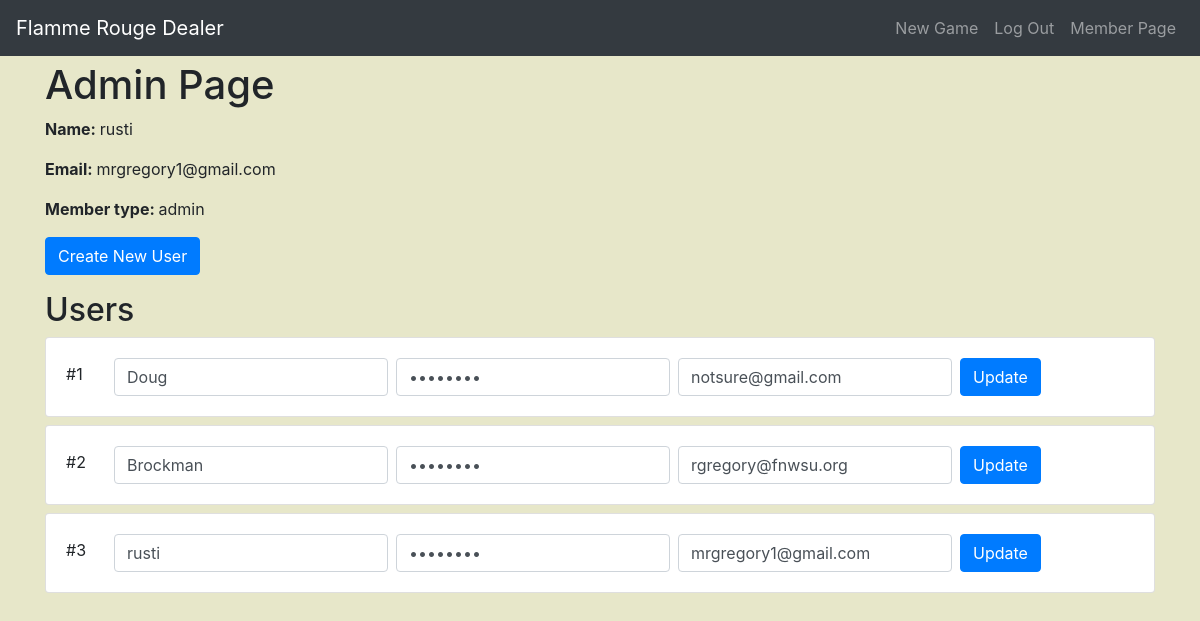
The app's page /admin/admin (signed in), older data.
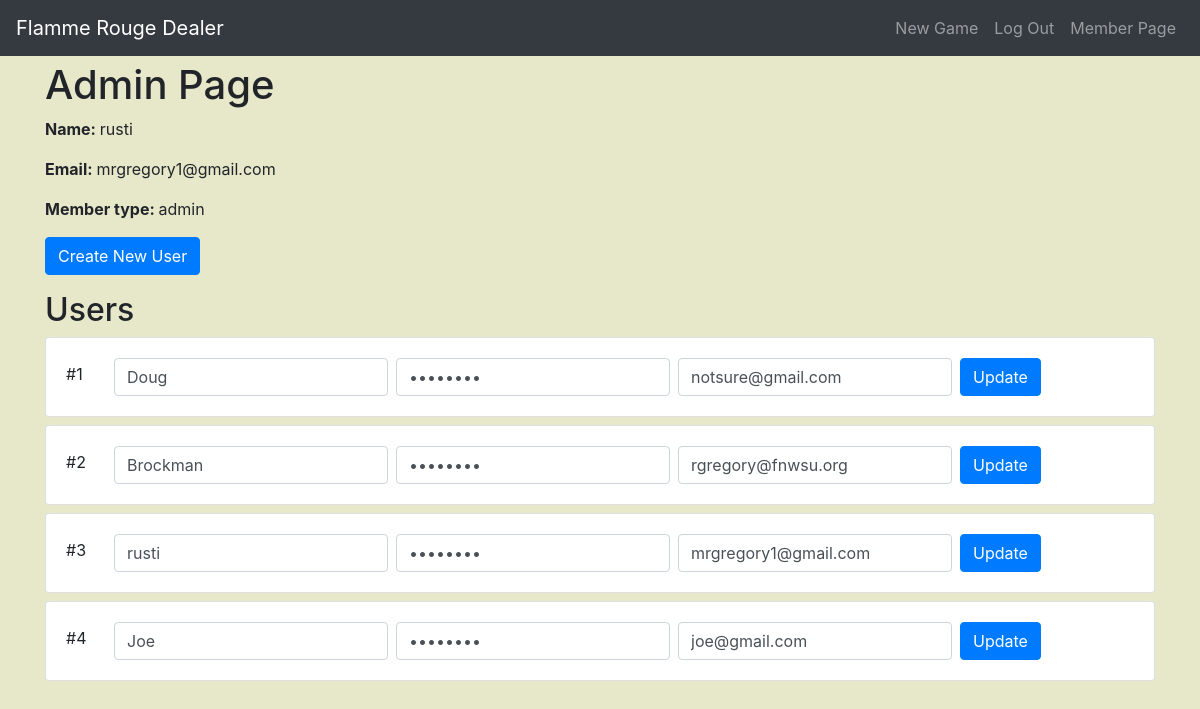
The same page, newer data.
### models.py (models this page shows)
class User(UserMixin, db.Model):
    __tablename__ = "User"
    id = db.Column(db.Integer, primary_key=True)
    username = db.Column(db.String(30), unique=True)
    password = db.Column(db.String(30))
    email = db.Column(db.String(30))
    account_type = db.Column(db.String(20))

### blue/admin/admin.py (the view)
@admin.route("/admin")
@login_required
@admin_login_required
def admin_home():
    users = User.query.all()
    return render_template("admin/admin.html", users=users)

### blue/admin/admin.py (called while the page is built)
@login_manager.user_loader
def load_user(user_id):
    return User.query.filter(User.id == int(user_id)).first()

def admin_login_required(f):
    @wraps(f)
    def decorated_function(*args, **kwargs):
        account_type = current_user.account_type
        if account_type != "admin":
            return redirect(url_for("member.member_page"))
        return f(*args, **kwargs)
    return decorated_function

### templates/admin/admin.html (shortened to what this page needs)
{% extends 'base.html' %}
{% block body %}
<h1>Admin Page</h1>
<p><strong>Name: </strong> {{ current_user.username }}</p>
<p><strong>Email: </strong> {{ current_user.email }}</p>
<p><strong>Member type: </strong> {{ current_user.account_type }}</p>
<p><a href="{{ url_for("admin.create_user_form")}}" class="btn btn-primary" role="button">Create New User</a></p>
<h2>Users</h2>
{% for user in users %}
    <div id="userSection{{ user.id }}" class="card mb-2">
        <div class="card-body">
         <div class="form-inline float-left mt-1">
             <span class="user-number">&#x23;{{ user.id }}</span>
        </div>
          <div class="form-inline ml-5">
            <div class="form-group">
              <input type="text" name="username" class="form-control mr-sm-2" id="nameInput{{ user.id }}" value="{{ user.username }}">
            </div>
            <div class="form-group">
              <input type="password" class="form-control mr-sm-2" id="passwordInput{{ user.id }}" value="Password">
            </div>
            <div class="form-group">
              <input type="email" class="form-control mr-sm-2" id="emailInput{{ user.id }}" value="{{ user.email }}">
            </div>
            <button class="btn btn-primary updateButton" user_id="{{ user.id }}">Update</button>
          </div>
        </div>
      </div>
{% endfor %}
{% endblock %}

Row changes from the older to the newer data that the page shows:
added User: id "4", username "Joe", email "joe@gmail.com"
